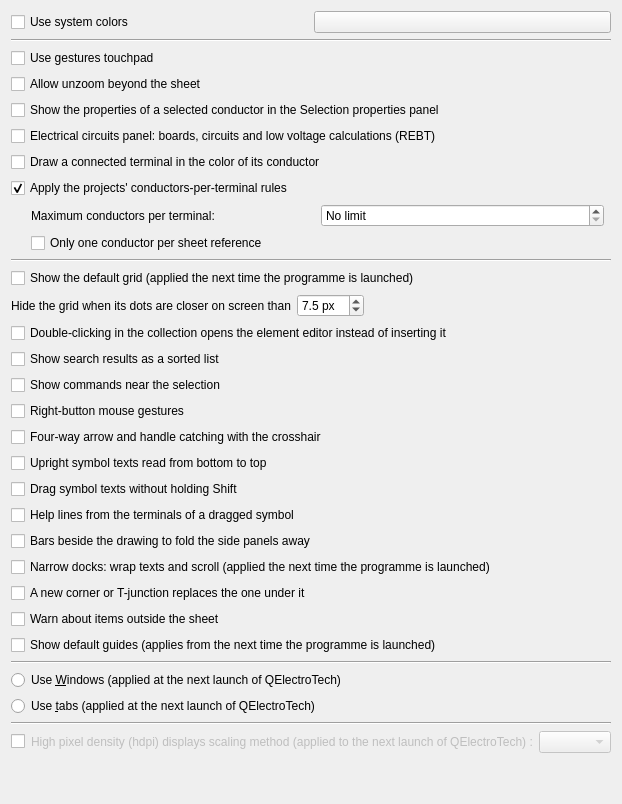
     <widget class="QWidget" name="tab_3">
      <attribute name="title">
       <string>Appearance</string>
      </attribute>
       <layout class="QVBoxLayout" name="verticalLayout">
        <item>
         <layout class="QHBoxLayout" name="m_system_color_layout">
          <item>
           <widget class="QCheckBox" name="m_use_system_color_cb">
            <property name="text">
             <string>Use system colors</string>
            </property>
           </widget>
          </item>
          <item>
           <widget class="KColorButton" name="m_custom_app_color_kpb">
            <property name="toolTip">
             <string>Application color</string>
            </property>
           </widget>
          </item>
         </layout>
        </item>
        <item>
        <widget class="Line" name="line">
         <property name="orientation">
          <enum>Qt::Horizontal</enum>
         </property>
        </widget>
       </item>
       <item>
        <widget class="QCheckBox" name="m_use_gesture_trackpad">
         <property name="text">
          <string>Use gestures touchpad</string>
         </property>
        </widget>
       </item>
       <item>
        <widget class="QCheckBox" name="m_zoom_out_beyond_folio">
         <property name="text">
          <string>Allow unzoom beyond the sheet</string>
         </property>
        </widget>
       </item>
       <item>
        <widget class="QCheckBox" name="m_conductor_properties_panel">
         <property name="text">
          <string>Show the properties of a selected conductor in the Selection properties panel</string>
         </property>
        </widget>
       </item>
       <item>
        <widget class="QCheckBox" name="m_electrical_circuits_panel">
         <property name="text">
          <string>Electrical circuits panel: boards, circuits and low voltage calculations (REBT)</string>
         </property>
         <property name="toolTip">
          <string>Adds the panel to the Lists menu. Partial checks: they never state that an installation complies with the regulation.</string>
         </property>
        </widget>
       </item>
       <item>
        <widget class="QCheckBox" name="m_terminal_conductor_color">
         <property name="text">
          <string>Draw a connected terminal in the color of its conductor</string>
         </property>
         <property name="toolTip">
          <string>Unchecked, every terminal is drawn in red. Terminals are never printed or exported.</string>
         </property>
        </widget>
       </item>
       <item>
        <widget class="QCheckBox" name="m_wiring_rules_cb">
         <property name="toolTip">
          <string>When unticked, no conductors-per-terminal rule applies, whatever the projects' settings.</string>
         </property>
         <property name="text">
          <string>Apply the projects' conductors-per-terminal rules</string>
         </property>
         <property name="checked">
          <bool>true</bool>
         </property>
        </widget>
       </item>
       <item>
        <layout class="QHBoxLayout" name="m_wiring_max_wires_layout">
         <property name="leftMargin">
          <number>20</number>
         </property>
         <item>
          <widget class="QLabel" name="m_wiring_max_wires_label">
           <property name="text">
            <string>Maximum conductors per terminal:</string>
           </property>
          </widget>
         </item>
         <item>
          <widget class="QSpinBox" name="m_wiring_max_wires_sb">
           <property name="minimumSize">
            <size>
             <width>120</width>
             <height>0</height>
            </size>
           </property>
           <property name="toolTip">
            <string>For every project except those with their own settings. A new conductor that would take a terminal past this number is refused; conductors already drawn are not changed. 4 means two twin ferrules, one on each side of the screw.</string>
           </property>
           <property name="specialValueText">
            <string>No limit</string>
           </property>
           <property name="maximum">
            <number>99</number>
           </property>
          </widget>
         </item>
         <item>
          <spacer name="m_wiring_max_wires_spacer">
           <property name="orientation">
            <enum>Qt::Horizontal</enum>
           </property>
          </spacer>
         </item>
        </layout>
       </item>
       <item>
        <layout class="QHBoxLayout" name="m_wiring_report_layout">
         <property name="leftMargin">
          <number>20</number>
         </property>
         <item>
          <widget class="QCheckBox" name="m_wiring_one_wire_per_report_cb">
           <property name="toolTip">
            <string>A sheet reference is a virtual point: it takes only one conductor, the one that continues on the other sheet.</string>
           </property>
           <property name="text">
            <string>Only one conductor per sheet reference</string>
           </property>
          </widget>
         </item>
        </layout>
       </item>
       <item>
        <widget class="Line" name="line_2">
         <property name="orientation">
          <enum>Qt::Horizontal</enum>
         </property>
        </widget>
       </item>
       <item>
        <widget class="QCheckBox" name="grid_startup_cb">
         <property name="text">
          <string>Show the default grid (applied the next time the programme is launched)</string>
         </property>
        </widget>
       </item>
       <item>
        <layout class="QHBoxLayout" name="m_grid_min_spacing_layout">
         <item>
          <widget class="QLabel" name="m_grid_min_spacing_label">
           <property name="text">
            <string>Hide the grid when its dots are closer on screen than</string>
           </property>
           <property name="buddy">
            <cstring>m_grid_min_spacing_sb</cstring>
           </property>
          </widget>
         </item>
         <item>
          <widget class="QDoubleSpinBox" name="m_grid_min_spacing_sb">
           <property name="toolTip">
            <string>Zoomed out further, the dots of any grid step are left out; the zoom shown in the status bar tells where. In pixels as the system scales them, so the same value suits a HiDPI screen</string>
           </property>
           <property name="suffix">
            <string> px</string>
           </property>
           <property name="decimals">
            <number>1</number>
           </property>
           <property name="minimum">
            <double>1.000000000000000</double>
           </property>
           <property name="maximum">
            <double>50.000000000000000</double>
           </property>
           <property name="singleStep">
            <double>0.500000000000000</double>
           </property>
           <property name="value">
            <double>7.500000000000000</double>
           </property>
          </widget>
         </item>
         <item>
          <spacer name="m_grid_min_spacing_spacer">
           <property name="orientation">
            <enum>Qt::Horizontal</enum>
           </property>
           <property name="sizeHint" stdset="0">
            <size>
             <width>40</width>
             <height>20</height>
            </size>
           </property>
          </spacer>
         </item>
        </layout>
       </item>
       <item>
        <widget class="QCheckBox" name="m_collection_dblclick_edits">
         <property name="toolTip">
          <string>By default, a double-click inserts the element on the sheet; editing remains accessible from the context menu.</string>
         </property>
         <property name="text">
          <string>Double-clicking in the collection opens the element editor instead of inserting it</string>
         </property>
        </widget>
       </item>
       <item>
        <widget class="QCheckBox" name="m_collection_search_flat_cb">
         <property name="toolTip">
          <string>Ticked: a single list, best match first. Unticked: the collection tree, filtered by the search.</string>
         </property>
         <property name="text">
          <string>Show search results as a sorted list</string>
         </property>
        </widget>
       </item>
       <item>
        <widget class="QCheckBox" name="m_context_toolbar_cb">
         <property name="toolTip">
          <string>After a click that selects an element or a conductor, the shortcut bar commands appear near the cursor and fade away when the mouse moves away.</string>
         </property>
         <property name="text">
          <string>Show commands near the selection</string>
         </property>
        </widget>
       </item>
       <item>
        <widget class="QCheckBox" name="m_mouse_gestures_cb">
         <property name="toolTip">
          <string>Holding the right button and dragging in a direction launches a shortcut bar command. A simple right-click still opens the context menu, on button release.</string>
         </property>
         <property name="text">
          <string>Right-button mouse gestures</string>
         </property>
        </widget>
       </item>
       <item>
        <widget class="QCheckBox" name="m_pointer_aids_cb">
         <property name="toolTip">
          <string>A four-way arrow over what a drag moves; with the crosshair, the pointer jumps with it from grid point to grid point, and a handle within 12 pixels catches it and the click. Unticked: the system pointer, and handles are grabbed under the mouse only.</string>
         </property>
         <property name="text">
          <string>Four-way arrow and handle catching with the crosshair</string>
         </property>
        </widget>
       </item>
       <item>
        <widget class="QCheckBox" name="m_vertical_texts_from_bottom_cb">
         <property name="toolTip">
          <string>A symbol's text that reads from top to bottom once its symbol is turned is drawn the other way round, in the same place, so that upright texts all read from bottom to top, like the wires' texts. Unticked by default: texts turn with their symbol.</string>
         </property>
         <property name="text">
          <string>Upright symbol texts read from bottom to top</string>
          </property>
         </widget>
        </item>
        <item>
        <widget class="QCheckBox" name="m_drag_texts_without_shift_cb">
         <property name="toolTip">
          <string>Dragging a symbol's text moves the text alone, and Shift+drag moves the symbol, as before version 0.100. Unticked by default: dragging a text moves its symbol, Shift+drag moves the text.</string>
         </property>
         <property name="text">
          <string>Drag symbol texts without holding Shift</string>
          </property>
         </widget>
        </item>
        <item>
        <widget class="QCheckBox" name="m_terminal_help_lines_cb">
         <property name="toolTip">
          <string>While a symbol is placed or dragged, a shaded line runs from each of its terminals to the terminal in line with it. Ticked by default.</string>
         </property>
         <property name="text">
          <string>Help lines from the terminals of a dragged symbol</string>
          </property>
         </widget>
        </item>
        <item>
        <widget class="QCheckBox" name="m_dock_fold_cb">
         <property name="toolTip">
          <string>A bar at each side of the drawing folds the panels of that side away, as in LibreOffice's sidebar, and a second click shows them again as they were. Unticked by default; the Display menu does the same with or without the bars.</string>
         </property>
         <property name="text">
          <string>Bars beside the drawing to fold the side panels away</string>
          </property>
         </widget>
        </item>
        <item>
        <widget class="QCheckBox" name="m_narrow_docks_cb">
         <property name="toolTip">
          <string>The docked panels can be made as narrow as one wants: their texts wrap and what cannot wrap scrolls sideways. Unticked: the panels keep the width their texts and fields need.</string>
         </property>
         <property name="text">
          <string>Narrow docks: wrap texts and scroll (applied the next time the programme is launched)</string>
         </property>
        </widget>
       </item>
       <item>
        <widget class="QCheckBox" name="m_junction_replaces_cb">
         <property name="toolTip">
          <string>A corner or T-junction placed where one already stands takes its place, and its wires go to the new one. Unticked by default: both stay.</string>
         </property>
         <property name="text">
          <string>A new corner or T-junction replaces the one under it</string>
         </property>
        </widget>
       </item>
       <item>
        <widget class="QCheckBox" name="m_warn_outside_sheet_cb">
         <property name="toolTip">
          <string>Printing and exporting ask first when symbols, texts, shapes, pictures or tables lie outside the sheet, as they are cut off or left out; saving says so in the status bar.</string>
         </property>
         <property name="text">
          <string>Warn about items outside the sheet</string>
         </property>
        </widget>
       </item>
       <item>
        <widget class="QCheckBox" name="guides_startup_cb">
         <property name="text">
          <string>Show default guides (applies from the next time the programme is launched)</string>
         </property>
        </widget>
       </item>
       <item>
        <widget class="Line" name="line_5">
         <property name="orientation">
          <enum>Qt::Horizontal</enum>
         </property>
        </widget>
       </item>
       <item>
        <widget class="QRadioButton" name="m_use_windows_mode_rb">
         <property name="text">
          <string>Use &amp;Windows (applied at the next launch of QElectroTech)</string>
         </property>
        </widget>
       </item>
       <item>
        <widget class="QRadioButton" name="m_use_tab_mode_rb">
         <property name="text">
          <string>Use &amp;tabs (applied at the next launch of QElectroTech)</string>
         </property>
        </widget>
       </item>
       <item>
        <widget class="Line" name="line_4">
         <property name="orientation">
          <enum>Qt::Horizontal</enum>
         </property>
        </widget>
       </item>
       <item>
        <widget class="QWidget" name="m_hdpi_round_policy_widget" native="true">
         <layout class="QHBoxLayout" name="horizontalLayout" stretch="0,0,1">
          <property name="leftMargin">
           <number>0</number>
          </property>
          <property name="topMargin">
           <number>0</number>
          </property>
          <property name="rightMargin">
           <number>0</number>
          </property>
          <property name="bottomMargin">
           <number>0</number>
          </property>
          <item>
           <widget class="QCheckBox" name="m_hdpi_round_cb">
            <property name="text">
             <string/>
            </property>
           </widget>
          </item>
          <item>
           <widget class="QLabel" name="m_hdpi_round_label">
            <property name="enabled">
             <bool>false</bool>
            </property>
            <property name="text">
             <string>High pixel density (hdpi) displays scaling method (applied to the next launch of QElectroTech) :</string>
            </property>
           </widget>
          </item>
          <item>
           <widget class="QComboBox" name="m_hdpi_round_policy_cb">
            <property name="enabled">
             <bool>false</bool>
            </property>
           </widget>
          </item>
         </layout>
        </widget>
       </item>
       <item>
        <spacer name="verticalSpacer">
         <property name="orientation">
          <enum>Qt::Vertical</enum>
         </property>
         <property name="sizeHint" stdset="0">
          <size>
           <width>20</width>
           <height>40</height>
          </size>
         </property>
        </spacer>
       </item>
      </layout>
     </widget>
